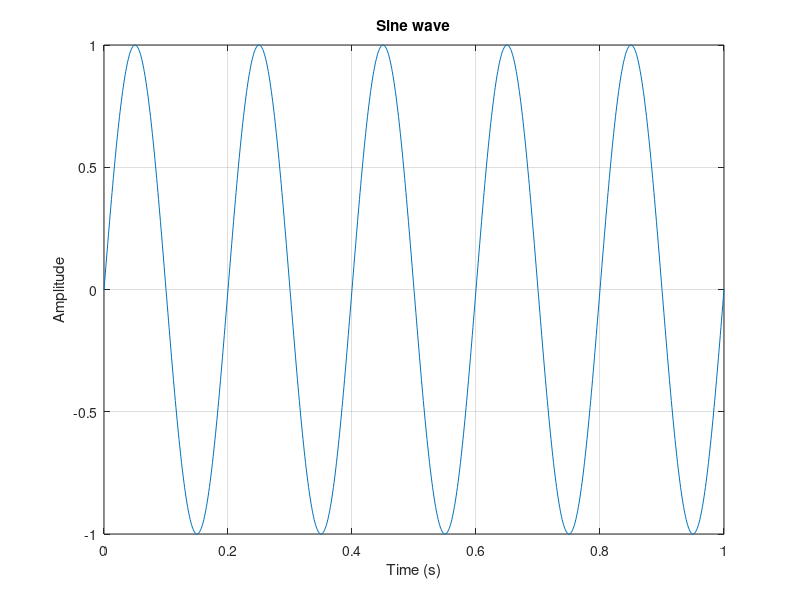

Write MATLAB code to recreate this figure.
clc;
clear;
close all;


A = 1;
f = 5;
t = 0:0.001:1;


y = A * sin(2*pi*f*t);



figure;
plot(t,y);
grid on;

title("Sine wave");
xlabel("Time (s)");
ylabel("Amplitude");
